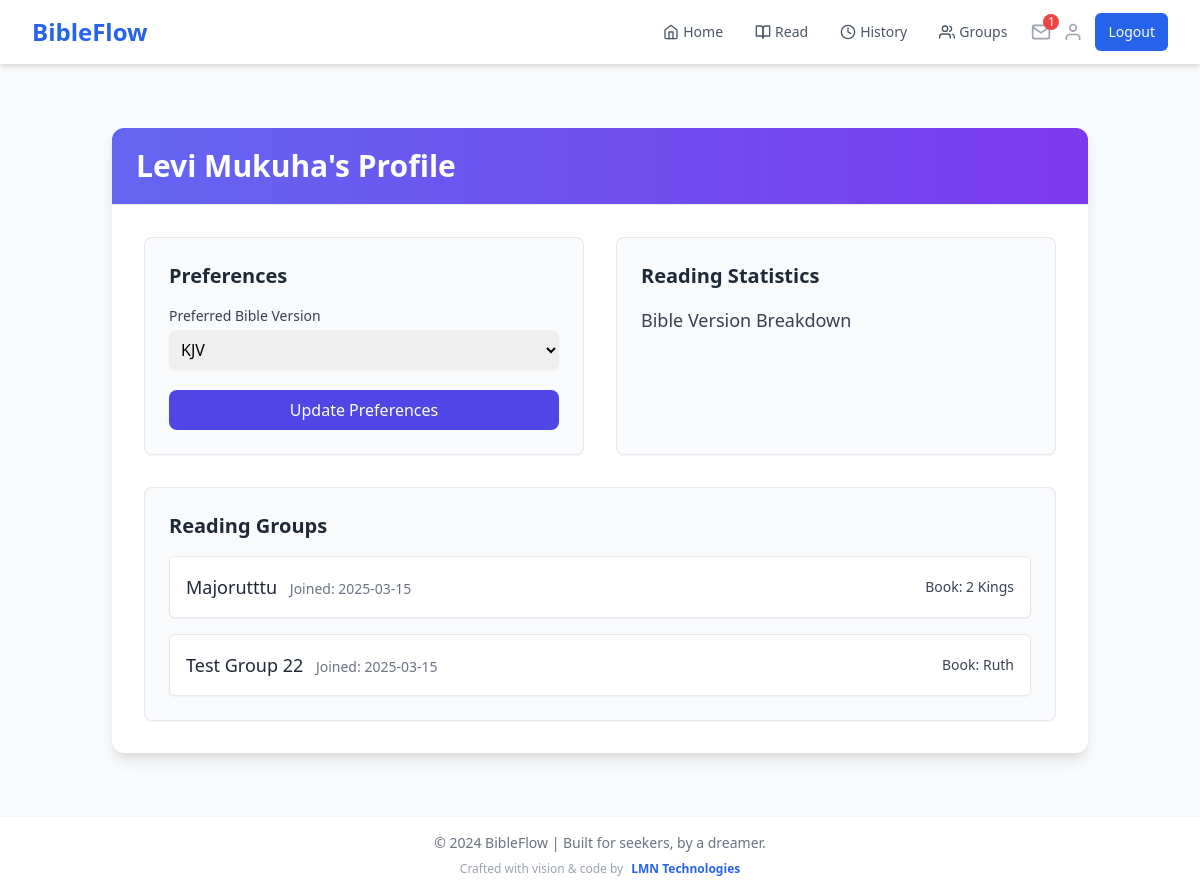
The page /profile (signed in) on the database its author committed.
### app.py (models this page shows)
class User(UserMixin, db.Model):
    id = db.Column(db.Integer, primary_key=True)
    name = db.Column(db.String(100), nullable=False)
    email = db.Column(db.String(120), unique=True, nullable=False, index=True)
    password_hash = db.Column(db.String(200), nullable=False)
    streak = db.Column(db.Integer, default=0)
    last_read_date = db.Column(db.DateTime, index=True)
    readings = db.relationship('Reading', backref='user', lazy='dynamic')
    preferred_version = db.Column(db.String(10), default='KJV')
    created_groups = db.relationship('ReadingGroup', backref='creator', lazy='dynamic')
    group_memberships = db.relationship('GroupMember', backref='user', lazy='dynamic')

class GroupMember(db.Model):
    id = db.Column(db.Integer, primary_key=True)
    group_id = db.Column(db.Integer, db.ForeignKey('reading_group.id'), nullable=False)
    user_id = db.Column(db.Integer, db.ForeignKey('user.id'), nullable=False)
    join_date = db.Column(db.DateTime, default=datetime.utcnow)
    last_read_chapter = db.Column(db.Integer, default=0)
    __table_args__ = (db.UniqueConstraint('group_id', 'user_id'),)

class ReadingGroup(db.Model):
    id = db.Column(db.Integer, primary_key=True)
    name = db.Column(db.String(100), nullable=False)
    description = db.Column(db.Text)
    created_at = db.Column(db.DateTime, default=datetime.utcnow)
    book = db.Column(db.String(50), nullable=False)
    current_chapter = db.Column(db.Integer, default=1)
    target_completion_date = db.Column(db.DateTime)
    creator_id = db.Column(db.Integer, db.ForeignKey('user.id'), nullable=False)
    visibility = db.Column(db.String(20), default='public')
    access_code = db.Column(db.String(20))
    members = db.relationship('GroupMember', backref='reading_group', lazy='joined')
    readings = db.relationship('GroupReading', backref='reading_group', lazy='dynamic')
    invitations = db.relationship('GroupInvitation', backref='reading_group', lazy='dynamic')

### app.py (the view)
@app.route('/profile', methods=['GET', 'POST'])
@login_required
def profile():
    if request.method == 'POST':
        current_user.preferred_version = request.form.get('preferred_version', 'KJV')
        db.session.commit()
        cache.delete_memoized(get_bible_books)
        flash('Preferences updated successfully!')
        return redirect(url_for('profile'))
    reading_stats = db.session.query(
        Reading.bible_version,
        db.func.count(Reading.id)
    ).filter_by(user_id=current_user.id).group_by(Reading.bible_version).all()
    group_stats = GroupMember.query.filter_by(user_id=current_user.id).options(
        db.joinedload(GroupMember.reading_group)  # Change 'group' to 'reading_group'
    ).all()
    return render_template('profile.html',
                         versions=BIBLE_VERSIONS.keys(),
                         reading_stats=reading_stats,
                         group_stats=group_stats)

### app.py (called while the page is built)
@login_manager.user_loader
def load_user(user_id):
    if 'user_id' in session:
        return User.query.get(int(session['user_id']))
    return None

@app.context_processor
def inject_user_name():
    if current_user.is_authenticated:
        return dict(user_name=current_user.name)
    return dict(user_name='Guest')

@app.context_processor
def inject_invitation_count():
    if current_user.is_authenticated:
        invitation_count = GroupInvitation.query.filter(
            GroupInvitation.email == current_user.email,
            GroupInvitation.used == False,
            GroupInvitation.expires_at > datetime.utcnow()
        ).count()
        return dict(invitation_count=invitation_count)
    return dict(invitation_count=0)

### templates/profile.html (shortened to what this page needs)
{% extends "base.html" %}
{% block content %}
<div class="container mx-auto px-6 py-8">
    <div class="bg-white shadow-lg rounded-xl overflow-hidden">
        <div class="bg-gradient-to-r from-indigo-500 to-purple-600 px-6 py-5 border-b">
            <h1 class="text-3xl font-bold text-white">{{ user_name }}'s Profile</h1>
        </div>
        <div class="p-8">
            <div class="grid md:grid-cols-2 gap-8">
                <div class="bg-gray-50 p-6 rounded-lg shadow-sm border">
                    <h2 class="text-xl font-semibold text-gray-800 mb-4">Preferences</h2>
                    <form method="POST" class="space-y-5">
                        <div>
                            <label class="block text-sm font-medium text-gray-700">
                                Preferred Bible Version
                            </label>
                            <select
                                name="preferred_version"
                                class="mt-1 block w-full rounded-lg border-gray-300 shadow-sm focus:border-indigo-400 focus:ring focus:ring-indigo-300 focus:ring-opacity-50 p-2"
                            >
                                {% for version in versions %}
                                <option
                                    value="{{ version }}"
                                    {% if version == current_user.preferred_version %}selected{% endif %}
                                >
                                    {{ version }}
                                </option>
                                {% endfor %}
                            </select>
                        </div>
                        <button
                            type="submit"
                            class="w-full bg-indigo-600 text-white py-2 px-4 rounded-lg hover:bg-indigo-700 transition focus:outline-none focus:ring-2 focus:ring-indigo-500"
                        >
                            Update Preferences
                        </button>
                    </form>
                </div>
                <div class="bg-gray-50 p-6 rounded-lg shadow-sm border">
                    <h2 class="text-xl font-semibold text-gray-800 mb-4">Reading Statistics</h2>
                    <div class="space-y-4">
                        <h3 class="text-lg font-medium text-gray-700">Bible Version Breakdown</h3>
                    </div>
                </div>
            </div>
            <div class="mt-8 bg-gray-50 p-6 rounded-lg shadow-sm border">
                <h2 class="text-xl font-semibold text-gray-800 mb-4">Reading Groups</h2>
                {% if group_stats %}
                    <div class="space-y-4">
                        {% for membership in group_stats %}
                        <div class="flex justify-between items-center bg-white p-4 rounded-md shadow-sm border border-gray-200">
                            <div>
                                <span class="font-medium text-gray-800 text-lg">
                                    {{ membership.reading_group.name }}
                                </span>
                                <span class="ml-2 text-sm text-gray-500">
                                    Joined: {{ membership.join_date.strftime('%Y-%m-%d') }}
                                </span>
                            </div>
                            <span class="text-sm text-gray-700 font-medium">
                                Book: {{ membership.reading_group.book }}
                            </span>
                        </div>
                        {% endfor %}
                    </div>
                {% else %}
                    <p class="text-gray-500 text-center">You haven't joined any reading groups yet.</p>
                {% endif %}
            </div>
        </div>
    </div>
</div>
{% endblock %}

### rows shown on the page
User: name "Levi Mukuha", preferred_version "KJV"
GroupMember: reading_group.name "Majorutttu", join_date "2025-03-15", reading_group.book "2 Kings"
GroupMember: reading_group.name "Test Group 22", join_date "2025-03-15", reading_group.book "Ruth"

### other values the page prints
{{ invitation_count }} "1"
